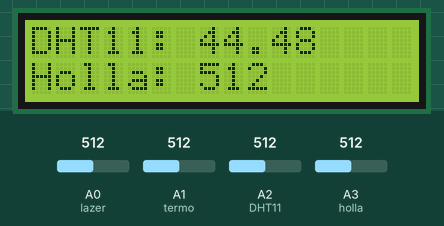
The sketch below on a simulated Arduino Uno, built with avr-gcc and run on an emulated ATmega328P. Shown: 16×2 character LCD. Inputs (shaded band) come from the test bench; at power-on: A0 (lazer) = 512, A1 (termo) = 512, A2 (DHT11) = 512, A3 (holla) = 512. What the sketch prints to the serial monitor is not drawn.

Above: at 1.3 s.
1.4 s: A0 (lazer) set to 716
At 3.0 s:
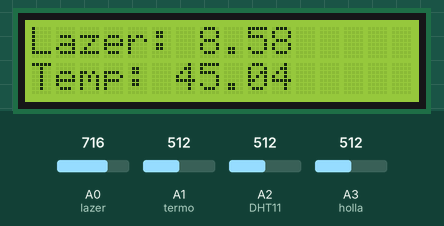
7.5 s: A1 (termo) set to 716
At 9.2 s:
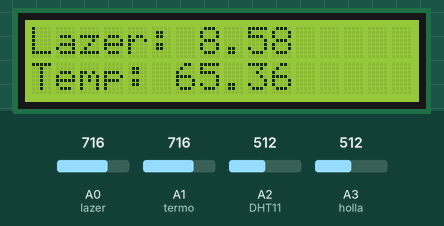
10.3 s: A2 (DHT11) set to 716
At 12.3 s:
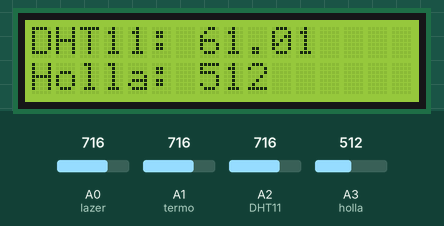
13.1 s: A3 (holla) set to 716
At 16.2 s:
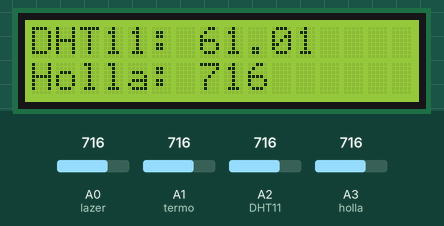
17.1 s: A0 (lazer) set to 992
At 19.5 s:
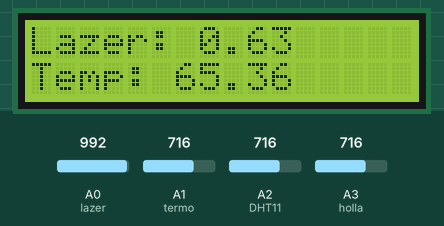
20.3 s: A1 (termo) set to 992
At 21.1 s:
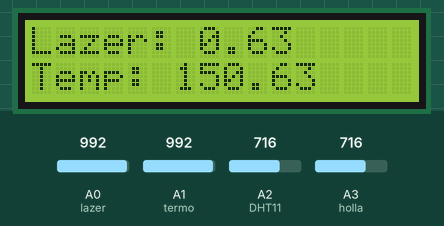
Timing chart, 0 to 23.3 s (numbered marks = the images above; inputs shaded):
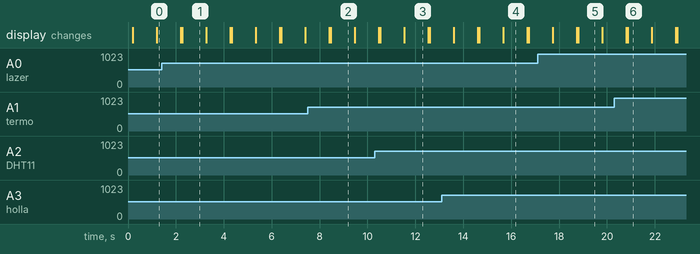

The sketch:

_________1.ino
```cpp
String decrypt(int arr[], int size){
  String result = "";

  for(int i = 0; i < size / 2;i++){
    char c = char(arr[i]-6);
    result += c;

  }
  return result;
}


#include <LiquidCrystal.h>
LiquidCrystal lcd(6, 7, 8, 9, 10, 11);
float termo_value = 0;
int lazer = A0;
int termo = A1;
int DHT11 = A2;
int holla = A3;
float R1 = 10000;
float c1 = 0.001129148, c2 = 0.000234125, c3 = 0.0000000876741;
float logR2, R2, T;
void setup() {
  int test_arr[] = {78, 107, 114, 114, 117, 78, 107, 114, 114, 117};
  String otvet = decrypt(test_arr, sizeof(test_arr));
  Serial.begin(9600);
  pinMode(lazer, INPUT);
  pinMode(lazer, INPUT_PULLUP);
  lcd.begin(16, 2);
  lcd.setCursor(0, 0);
  lcd.print(otvet);
  lcd.begin(16, 2);
  pinMode(termo, INPUT_PULLUP);

  Serial.println(otvet);
}

void loop() {
  float lazer_value = (5.0 * 20000 / (analogRead(lazer) * (5.0 / 1023.0))) - 20000;
  int t_value = analogRead(termo);
  float DHT11_value = analogRead(DHT11) / 12.342 + 3;
  int holla_value = analogRead(holla);
  termo_func(t_value);
  Serial.print(lazer_value);
  Serial.println("- лазер");
  Serial.print(termo_value);
  Serial.println("- термодатчик");
  Serial.print(DHT11_value);
  Serial.println("- DHT11");
  Serial.print(holla_value);
  Serial.println("- датчик Холла");
  Serial.println("-------------------");

  lcd.setCursor(0, 0);
  lcd.print("Lazer: ");
  lcd.print(lazer_value / 1000);
  lcd.setCursor(0, 1);
  lcd.print("Temp: ");
  lcd.print(termo_value);
  delay(1000);
  lcd.clear();
  lcd.setCursor(0, 0);
  lcd.print("DHT11: ");
  lcd.print(DHT11_value);
  lcd.setCursor(0, 1);
  lcd.print("Holla: ");
  lcd.print(holla_value);
  delay(1000);
  lcd.clear();


}

float termo_func(int value){
  const float nominalResistance = 10000;
  const float nominalTemp = 25.0;
  const float betaCoefficient = 3950;
  const float seriesResistor = 10000;
  float voltage = value * (5.0 / 1023.0);
  float resistance = seriesResistor * (5.0 / voltage - 1.0);
  float temperature;
  temperature = resistance / nominalResistance;
  temperature = log(temperature);
  temperature /= betaCoefficient;
  temperature += 1.0 / (nominalTemp + 273.15);
  temperature = 1.0 / temperature;
  temperature -= 273.15;
  termo_value = abs(temperature) + 20;

}
```

Measured:
- what the display in image 1 shows lasts 1.0 s, from 2.3 s to 3.3 s
